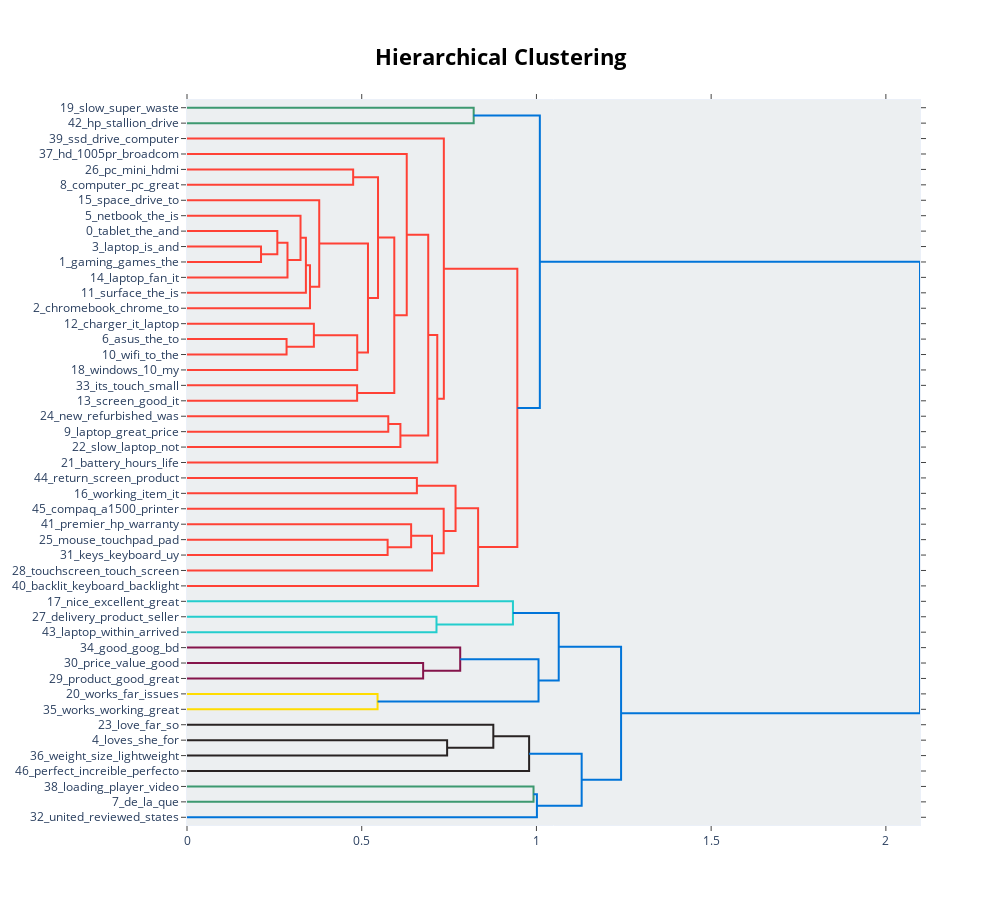

Write notebook code for a chart like this one.
### Code cell
topic_model.visualize_hierarchy(top_n_topics=50)

### Figure 1 — Plotly figure (JSON) as saved in the notebook; plotly's stock layout.template omitted (floating-point values rounded to 4 significant figures)
{"data": [{"hoverinfo": "text", "marker": {"color": "rgb(61,153,112)"}, "mode": "lines", "type": "scatter", "x": [0, 0.8204, 0.8204, 0], "xaxis": "x", "y": [-5, -5, -15, -15], "yaxis": "y"}, {"hoverinfo": "text", "marker": {"color": "rgb(255,65,54)"}, "mode": "lines", "type": "scatter", "x": [0, 0.4755, 0.4755, 0], "xaxis": "x", "y": [-45, -45, -55, -55], "yaxis": "y"}, {"hoverinfo": "text", "marker": {"color": "rgb(255,65,54)"}, "mode": "lines", "type": "scatter", "x": [0, 0.2118, 0.2118, 0], "xaxis": "x", "y": [-95, -95, -105, -105], "yaxis": "y"}, {"hoverinfo": "text", "marker": {"color": "rgb(255,65,54)"}, "mode": "lines", "type": "scatter", "x": [0, 0.2585, 0.2585, 0.2118], "xaxis": "x", "y": [-85, -85, -100, -100], "yaxis": "y"}, {"hoverinfo": "text", "marker": {"color": "rgb(255,65,54)"}, "mode": "lines", "type": "scatter", "x": [0.2585, 0.2876, 0.2876, 0], "xaxis": "x", "y": [-92.5, -92.5, -115, -115], "yaxis": "y"}, {"hoverinfo": "text", "marker": {"color": "rgb(255,65,54)"}, "mode": "lines", "type": "scatter", "x": [0, 0.3249, 0.3249, 0.2876], "xaxis": "x", "y": [-75, -75, -103.8, -103.8], "yaxis": "y"}, {"hoverinfo": "text", "marker": {"color": "rgb(255,65,54)"}, "mode": "lines", "type": "scatter", "x": [0.3249, 0.3403, 0.3403, 0], "xaxis": "x", "y": [-89.38, -89.38, -125, -125], "yaxis": "y"}, {"hoverinfo": "text", "marker": {"color": "rgb(255,65,54)"}, "mode": "lines", "type": "scatter", "x": [0.3403, 0.352, 0.352, 0], "xaxis": "x", "y": [-107.2, -107.2, -135, -135], "yaxis": "y"}, {"hoverinfo": "text", "marker": {"color": "rgb(255,65,54)"}, "mode": "lines", "type": "scatter", "x": [0, 0.3784, 0.3784, 0.352], "xaxis": "x", "y": [-65, -65, -121.1, -121.1], "yaxis": "y"}, {"hoverinfo": "text", "marker": {"color": "rgb(255,65,54)"}, "mode": "lines", "type": "scatter", "x": [0, 0.285, 0.285, 0], "xaxis": "x", "y": [-155, -155, -165, -165], "yaxis": "y"}, {"hoverinfo": "text", "marker": {"color": "rgb(255,65,54)"}, "mode": "lines", "type": "scatter", "x": [0, 0.3631, 0.3631, 0.285], "xaxis": "x", "y": [-145, -145, -160, -160], "yaxis": "y"}, {"hoverinfo": "text", "marker": {"color": "rgb(255,65,54)"}, "mode": "lines", "type": "scatter", "x": [0.3631, 0.4871, 0.4871, 0], "xaxis": "x", "y": [-152.5, -152.5, -175, -175], "yaxis": "y"}, {"hoverinfo": "text", "marker": {"color": "rgb(255,65,54)"}, "mode": "lines", "type": "scatter", "x": [0.3784, 0.5179, 0.5179, 0.4871], "xaxis": "x", "y": [-93.05, -93.05, -163.8, -163.8], "yaxis": "y"}, {"hoverinfo": "text", "marker": {"color": "rgb(255,65,54)"}, "mode": "lines", "type": "scatter", "x": [0.4755, 0.5467, 0.5467, 0.5179], "xaxis": "x", "y": [-50, -50, -128.4, -128.4], "yaxis": "y"}, {"hoverinfo": "text", "marker": {"color": "rgb(255,65,54)"}, "mode": "lines", "type": "scatter", "x": [0, 0.4869, 0.4869, 0], "xaxis": "x", "y": [-185, -185, -195, -195], "yaxis": "y"}, {"hoverinfo": "text", "marker": {"color": "rgb(255,65,54)"}, "mode": "lines", "type": "scatter", "x": [0.5467, 0.5932, 0.5932, 0.4869], "xaxis": "x", "y": [-89.2, -89.2, -190, -190], "yaxis": "y"}, {"hoverinfo": "text", "marker": {"color": "rgb(255,65,54)"}, "mode": "lines", "type": "scatter", "x": [0, 0.6289, 0.6289, 0.5932], "xaxis": "x", "y": [-35, -35, -139.6, -139.6], "yaxis": "y"}, {"hoverinfo": "text", "marker": {"color": "rgb(255,65,54)"}, "mode": "lines", "type": "scatter", "x": [0, 0.576, 0.576, 0], "xaxis": "x", "y": [-205, -205, -215, -215], "yaxis": "y"}, {"hoverinfo": "text", "marker": {"color": "rgb(255,65,54)"}, "mode": "lines", "type": "scatter", "x": [0.576, 0.6107, 0.6107, 0], "xaxis": "x", "y": [-210, -210, -225, -225], "yaxis": "y"}, {"hoverinfo": "text", "marker": {"color": "rgb(255,65,54)"}, "mode": "lines", "type": "scatter", "x": [0.6289, 0.6903, 0.6903, 0.6107], "xaxis": "x", "y": [-87.3, -87.3, -217.5, -217.5], "yaxis": "y"}, {"hoverinfo": "text", "marker": {"color": "rgb(255,65,54)"}, "mode": "lines", "type": "scatter", "x": [0.6903, 0.7162, 0.7162, 0], "xaxis": "x", "y": [-152.4, -152.4, -235, -235], "yaxis": "y"}, {"hoverinfo": "text", "marker": {"color": "rgb(255,65,54)"}, "mode": "lines", "type": "scatter", "x": [0, 0.735, 0.735, 0.7162], "xaxis": "x", "y": [-25, -25, -193.7, -193.7], "yaxis": "y"}, {"hoverinfo": "text", "marker": {"color": "rgb(255,65,54)"}, "mode": "lines", "type": "scatter", "x": [0, 0.6579, 0.6579, 0], "xaxis": "x", "y": [-245, -245, -255, -255], "yaxis": "y"}, {"hoverinfo": "text", "marker": {"color": "rgb(255,65,54)"}, "mode": "lines", "type": "scatter", "x": [0, 0.5741, 0.5741, 0], "xaxis": "x", "y": [-285, -285, -295, -295], "yaxis": "y"}, {"hoverinfo": "text", "marker": {"color": "rgb(255,65,54)"}, "mode": "lines", "type": "scatter", "x": [0, 0.6414, 0.6414, 0.5741], "xaxis": "x", "y": [-275, -275, -290, -290], "yaxis": "y"}, {"hoverinfo": "text", "marker": {"color": "rgb(255,65,54)"}, "mode": "lines", "type": "scatter", "x": [0.6414, 0.7011, 0.7011, 0], "xaxis": "x", "y": [-282.5, -282.5, -305, -305], "yaxis": "y"}, {"hoverinfo": "text", "marker": {"color": "rgb(255,65,54)"}, "mode": "lines", "type": "scatter", "x": [0, 0.7346, 0.7346, 0.7011], "xaxis": "x", "y": [-265, -265, -293.8, -293.8], "yaxis": "y"}, {"hoverinfo": "text", "marker": {"color": "rgb(255,65,54)"}, "mode": "lines", "type": "scatter", "x": [0.6579, 0.7685, 0.7685, 0.7346], "xaxis": "x", "y": [-250, -250, -279.4, -279.4], "yaxis": "y"}, {"hoverinfo": "text", "marker": {"color": "rgb(255,65,54)"}, "mode": "lines", "type": "scatter", "x": [0.7685, 0.8331, 0.8331, 0], "xaxis": "x", "y": [-264.7, -264.7, -315, -315], "yaxis": "y"}, {"hoverinfo": "text", "marker": {"color": "rgb(255,65,54)"}, "mode": "lines", "type": "scatter", "x": [0.735, 0.9453, 0.9453, 0.8331], "xaxis": "x", "y": [-109.3, -109.3, -289.8, -289.8], "yaxis": "y"}, {"hoverinfo": "text", "marker": {"color": "rgb(0,116,217)"}, "mode": "lines", "type": "scatter", "x": [0.8204, 1.01, 1.01, 0.9453], "xaxis": "x", "y": [-10, -10, -199.6, -199.6], "yaxis": "y"}, {"hoverinfo": "text", "marker": {"color": "rgb(35,205,205)"}, "mode": "lines", "type": "scatter", "x": [0, 0.714, 0.714, 0], "xaxis": "x", "y": [-335, -335, -345, -345], "yaxis": "y"}, {"hoverinfo": "text", "marker": {"color": "rgb(35,205,205)"}, "mode": "lines", "type": "scatter", "x": [0, 0.9328, 0.9328, 0.714], "xaxis": "x", "y": [-325, -325, -340, -340], "yaxis": "y"}, {"hoverinfo": "text", "marker": {"color": "rgb(133,20,75)"}, "mode": "lines", "type": "scatter", "x": [0, 0.6758, 0.6758, 0], "xaxis": "x", "y": [-365, -365, -375, -375], "yaxis": "y"}, {"hoverinfo": "text", "marker": {"color": "rgb(133,20,75)"}, "mode": "lines", "type": "scatter", "x": [0, 0.7819, 0.7819, 0.6758], "xaxis": "x", "y": [-355, -355, -370, -370], "yaxis": "y"}, {"hoverinfo": "text", "marker": {"color": "rgb(255,220,0)"}, "mode": "lines", "type": "scatter", "x": [0, 0.5453, 0.5453, 0], "xaxis": "x", "y": [-385, -385, -395, -395], "yaxis": "y"}, {"hoverinfo": "text", "marker": {"color": "rgb(0,116,217)"}, "mode": "lines", "type": "scatter", "x": [0.7819, 1.006, 1.006, 0.5453], "xaxis": "x", "y": [-362.5, -362.5, -390, -390], "yaxis": "y"}, {"hoverinfo": "text", "marker": {"color": "rgb(0,116,217)"}, "mode": "lines", "type": "scatter", "x": [0.9328, 1.064, 1.064, 1.006], "xaxis": "x", "y": [-332.5, -332.5, -376.2, -376.2], "yaxis": "y"}, {"hoverinfo": "text", "marker": {"color": "rgb(40,35,35)"}, "mode": "lines", "type": "scatter", "x": [0, 0.7444, 0.7444, 0], "xaxis": "x", "y": [-415, -415, -425, -425], "yaxis": "y"}, {"hoverinfo": "text", "marker": {"color": "rgb(40,35,35)"}, "mode": "lines", "type": "scatter", "x": [0, 0.8766, 0.8766, 0.7444], "xaxis": "x", "y": [-405, -405, -420, -420], "yaxis": "y"}, {"hoverinfo": "text", "marker": {"color": "rgb(40,35,35)"}, "mode": "lines", "type": "scatter", "x": [0.8766, 0.979, 0.979, 0], "xaxis": "x", "y": [-412.5, -412.5, -435, -435], "yaxis": "y"}, {"hoverinfo": "text", "marker": {"color": "rgb(61,153,112)"}, "mode": "lines", "type": "scatter", "x": [0, 0.9917, 0.9917, 0], "xaxis": "x", "y": [-445, -445, -455, -455], "yaxis": "y"}, {"hoverinfo": "text", "marker": {"color": "rgb(0,116,217)"}, "mode": "lines", "type": "scatter", "x": [0.9917, 1.001, 1.001, 0], "xaxis": "x", "y": [-450, -450, -465, -465], "yaxis": "y"}, {"hoverinfo": "text", "marker": {"color": "rgb(0,116,217)"}, "mode": "lines", "type": "scatter", "x": [0.979, 1.129, 1.129, 1.001], "xaxis": "x", "y": [-423.8, -423.8, -457.5, -457.5], "yaxis": "y"}, {"hoverinfo": "text", "marker": {"color": "rgb(0,116,217)"}, "mode": "lines", "type": "scatter", "x": [1.064, 1.242, 1.242, 1.129], "xaxis": "x", "y": [-354.4, -354.4, -440.6, -440.6], "yaxis": "y"}, {"hoverinfo": "text", "marker": {"color": "rgb(0,116,217)"}, "mode": "lines", "type": "scatter", "x": [1.01, 2.098, 2.098, 1.242], "xaxis": "x", "y": [-104.8, -104.8, -397.5, -397.5], "yaxis": "y"}], "layout": {"autosize": false, "height": 905, "hoverlabel": {"bgcolor": "white", "font": {"family": "Rockwell", "size": 16}}, "hovermode": "closest", "plot_bgcolor": "#ECEFF1", "showlegend": false, "title": {"font": {"color": "Black", "size": 22}, "text": "<b>Hierarchical Clustering</b>", "x": 0.5, "xanchor": "center", "yanchor": "top"}, "width": 1000, "xaxis": {"mirror": "allticks", "rangemode": "tozero", "showgrid": false, "showline": true, "showticklabels": true, "ticks": "outside", "type": "linear", "zeroline": false}, "yaxis": {"mirror": "allticks", "range": [-470, 0], "rangemode": "tozero", "showgrid": false, "showline": true, "showticklabels": true, "tickmode": "array", "ticks": "outside", "ticktext": ["19_slow_super_waste", "42_hp_stallion_drive", "39_ssd_drive_computer", "37_hd_1005pr_broadcom", "26_pc_mini_hdmi", "8_computer_pc_great", "15_space_drive_to", "5_netbook_the_is", "0_tablet_the_and", "3_laptop_is_and", "1_gaming_games_the", "14_laptop_fan_it", "11_surface_the_is", "2_chromebook_chrome_to", "12_charger_it_laptop", "6_asus_the_to", "10_wifi_to_the", "18_windows_10_my", "33_its_touch_small", "13_screen_good_it", "24_new_refurbished_was", "9_laptop_great_price", "22_slow_laptop_not", "21_battery_hours_life", "44_return_screen_product", "16_working_item_it", "45_compaq_a1500_printer", "41_premier_hp_warranty", "25_mouse_touchpad_pad", "31_keys_keyboard_uy", "28_touchscreen_touch_screen", "40_backlit_keyboard_backlight", "17_nice_excellent_great", "27_delivery_product_seller", "43_laptop_within_arrived", "34_good_goog_bd", "30_price_value_good", "29_product_good_great", "20_works_far_issues", "35_works_working_great", "23_love_far_so", "4_loves_she_for", "36_weight_size_lightweight", "46_perfect_increible_perfecto", "38_loading_player_video", "7_de_la_que", "32_united_reviewed_states"], "tickvals": [-5, -15, -25, -35, -45, -55, -65, -75, -85, -95, -105, -115, -125, -135, -145, -155, -165, -175, -185, -195, -205, -215, -225, -235, -245, -255, -265, -275, -285, -295, -305, -315, -325, -335, -345, -355, -365, -375, -385, -395, -405, -415, -425, -435, -445, -455, -465], "type": "linear", "zeroline": false}}}
